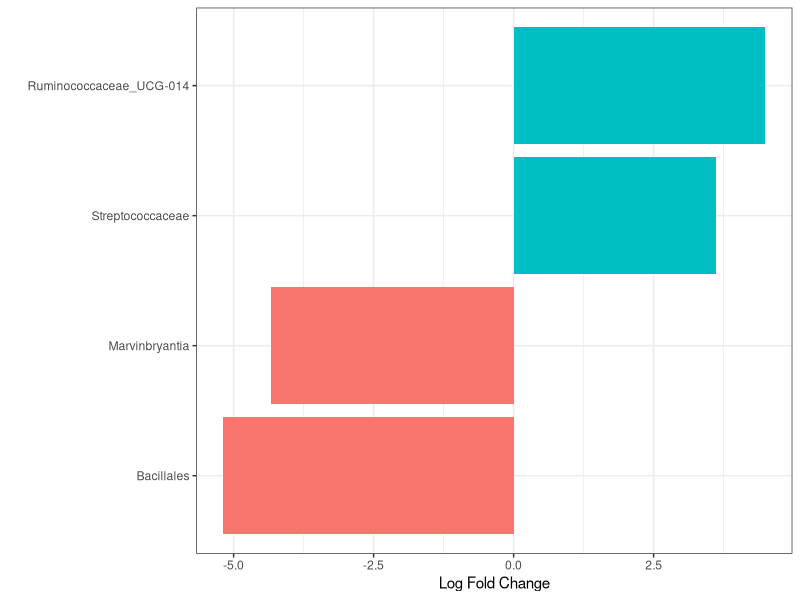

Write the R code that produced this figure. (Note: this script raises an error after producing the figure.)
## ---- chunk 1
knitr::opts_chunk$set(echo = TRUE)

library(tidyverse)
## ---- chunk 2
d <- read.csv("../data/DESeq2_all-levs_DNA.csv")
## ---- chunk 3
d %>%
  filter(pvalue < 0.1) %>%
  mutate(dir = ifelse(log2FoldChange > 0, "pos", "neg")) %>%
  filter(!grepl("Eukaryota|Sphingomonadaceae", Taxa)) %>%
  ggplot(aes(x = log2FoldChange, y = reorder(Taxa, log2FoldChange))) +
  geom_bar(stat = "identity", aes(fill = dir), show.legend = FALSE) +
  labs(x = "Log Fold Change",
       y = "") +
  theme_bw() +
  ggsave("../figures/DESeq2_all-levs_DNA_top-sig_bar.png", 
         height = 2, width = 4)
         
